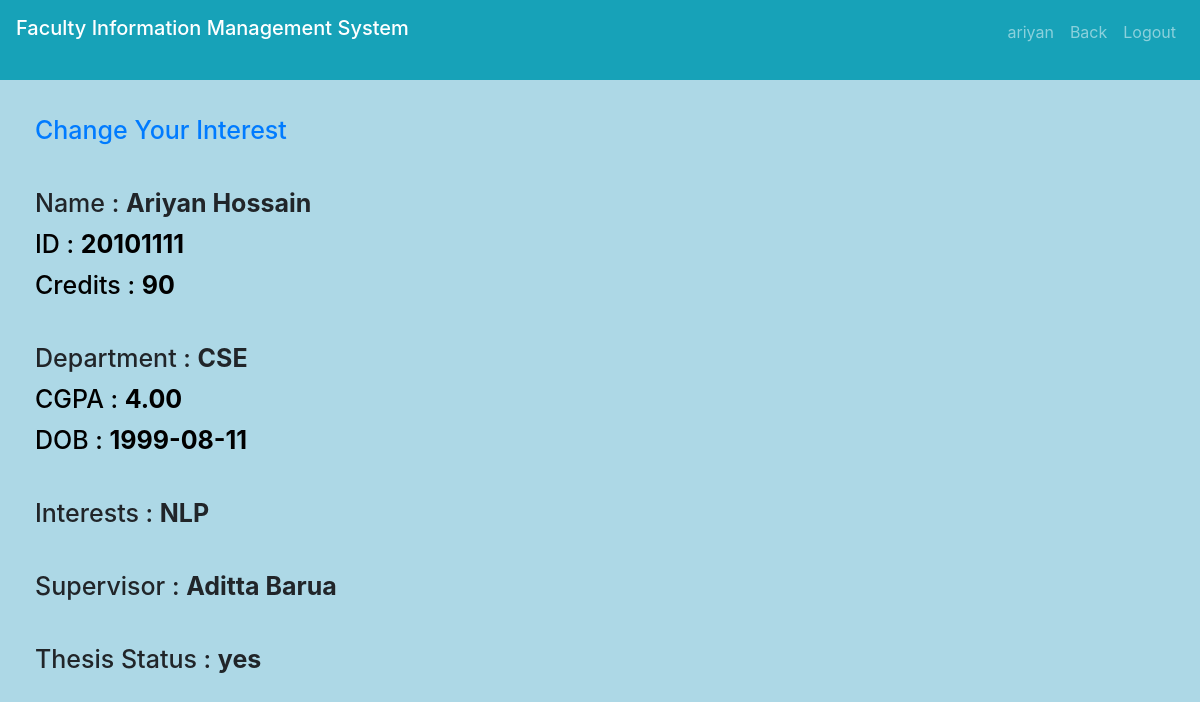
The page /infoMyStudentInfo.php (signed in) on the database its author committed.
### tables this page shows
CREATE TABLE `student_information` (
  `id` varchar(244) NOT NULL,
  `name` varchar(244) NOT NULL,
  `student_id` varchar(244) NOT NULL,
  `credits` varchar(244) NOT NULL,
  `dep` varchar(244) NOT NULL,
  `cgpa` varchar(244) NOT NULL,
  `dob` date NOT NULL,
  `supervisor` varchar(255) DEFAULT NULL,
  `thesis_status` varchar(255) DEFAULT NULL,
  `interest` varchar(255) DEFAULT NULL
);

### infoMyStudentInfo.php (the view, shortened to what this page needs)
<?php include("header.php"); ?>
<!DOCTYPE html>
<body>
  <body style='background-color: #ADD8E6'>
    <nav class="navbar navbar-expand-sm bg-info navbar-dark">
        <?php
        include("includes/connection.php");
        $uname = $_SESSION['student'];
        $sql = "select * from student_information where id ='$uname'";
        $records = mysqli_query($connect, $sql) or die(mysqli_error($connect));
        $user_data = mysqli_fetch_array($records);
        ?>
        <?php
        $userName = $user_data[1];
        $userID = $user_data[2];
        $userCredits = $user_data[3];
        $userDep = $user_data[4];
        $userCg = $user_data[5];
        $userDOB = $user_data[6];
        $userInterest = $user_data[9];
        $userSup = $user_data[7];
        $userThesisStatus = $user_data[8];
        ?>
    </nav>
    <h3 style="text-align:left;padding-left:35px;padding-top:35px;color: black#A9A9A9;font-size:25px;"><a href='changeInterestStudent.php'>Change Your Interest</a></h3>
    <h3 style="text-align:left;padding-left:35px;padding-top:35px;color: black#A9A9A9;font-size:25px;">Name : <?php echo "<b>" . $userName . "</b>" ?></h3>
    <h3 style="text-align:left;padding-left:35px;padding-top:3px;color: black;font-size:25px;">ID : <?php echo "<b>" .  $userID . "</b>" ?></h3>
    <h3 style="text-align:left;padding-left:35px;padding-top:3px;color: black;font-size:25px;">Credits : <?php echo "<b>" . $userCredits . "</b>" ?></h3>
    <h3 style="text-align:left;padding-left:35px;padding-top:35px;color: black#A9A9A9;font-size:25px;">Department : <?php echo "<b>" . $userDep . "</b>" ?></h3>
    <h3 style="text-align:left;padding-left:35px;padding-top:3px;color: black;font-size:25px;">CGPA : <?php echo "<b>" .  $userCg . "</b>" ?></h3>
    <h3 style="text-align:left;padding-left:35px;padding-top:3px;color: black;font-size:25px;">DOB : <?php echo "<b>" . $userDOB . "</b>" ?></h3>
    <h3 style="text-align:left;padding-left:35px;padding-top:35px;color: black#A9A9A9;font-size:25px;">Interests : <?php echo "<b>" . $userInterest . "</b>" ?></h3>
    <h3 style="text-align:left;padding-left:35px;padding-top:35px;color: black#A9A9A9;font-size:25px;">Supervisor : <?php echo "<b>" . $userSup . "</b>" ?></h3>
    <h3 style="text-align:left;padding-left:35px;padding-top:35px;color: black#A9A9A9;font-size:25px;">Thesis Status : <?php echo "<b>" . $userThesisStatus . "</b>" ?></h3>
  </body>
</html>

### rows shown on the page
student_information: name "Ariyan Hossain", student "20101111", credits "90", dep "CSE", cgpa "4.00", dob "1999-08-11", interest "NLP", supervisor "Aditta Barua", thesis_status "yes"

### other values the page prints
$_SESSION['student'] "ariyan"
